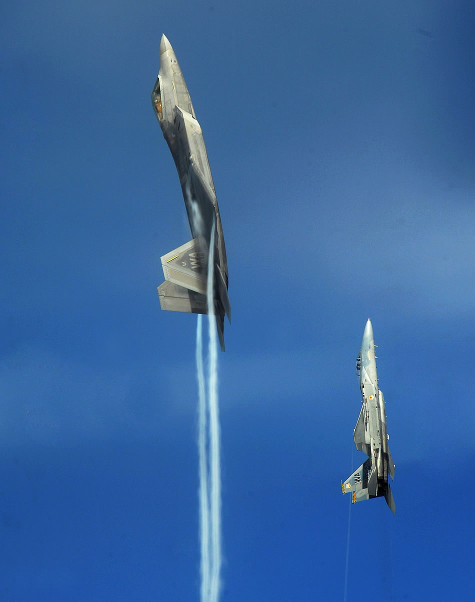
#> input picture tests/vertical.jpg, 950 x 1203 px (shown at 1/2 size)
$ python imagenes_archivo_con_blur.py   (older library calls are emulated)
#> lines starting #> are read from the running program, lines starting #| are printed output that depends on the picture
# -*- coding: utf-8 -*-
from PIL import ImageFilter
from PIL import Image
import base64
from io import BytesIO

# Imágenes obtenidas de una carpeta
# Formato predefinido para codificar las imagenes al vuelo. Cambiar a PNG o GIF solo si da problemas.
# Es independiente del formato en el que guardeis las imagenes.
FORMATO = 'JPEG'
FORMATO_RESULTADO = 'JPEG'

class imagen():
    def __init__(self, origen):
        '''
        Incializable con:
            - Ruta de un archivo
            - Imagen en base 64 directamente para operar al vuelo
            - Imagen de PIL directamente
        '''
#> called with origen = 'tests/vertical.jpg'
        if isinstance(origen, Image.Image):
            # Carga el origen directamente si ya es una imagen de PIL
            self.im = origen
        else:
            try:
                # Intenta cargarlo como base64
                buffer = BytesIO(base64.b64decode(origen))
                self.im = Image.open(buffer)
            except:
                # Si falla, intenta cargarlo como archivo
                self.im = Image.open(origen)
#> self.im is the input picture: PIL image 950x1203 RGB; mean R, G, B 56.8, 102.4, 159.6
            # En cualquier caso, convertir a raw RGB para evitar problemas de formato
            self.im = self.im.convert('RGB')

    def toBase64(self):
        '''Crea un buffer para simular un archivo en memoria, para hacer operaciones on the fly'''
        buffer = BytesIO()
        self.im.save(buffer, format=FORMATO)
        return base64.b64encode(buffer.getvalue())

    def resize(self, size):
        '''Redimensiona la imagen manteniendo la proporcion, y alineando la caja de redimensionado al centro'''
#> called with size = (760, 760)
        result = self.im.copy()

        img_ratio = result.size[0] / float(result.size[1])
#> img_ratio = 0.79
        ratio = size[0] / float(size[1])

        if ratio > img_ratio:
            result = result.resize((int(size[0]), int(size[0] * result.size[1] / result.size[0])),
                                   Image.ANTIALIAS)
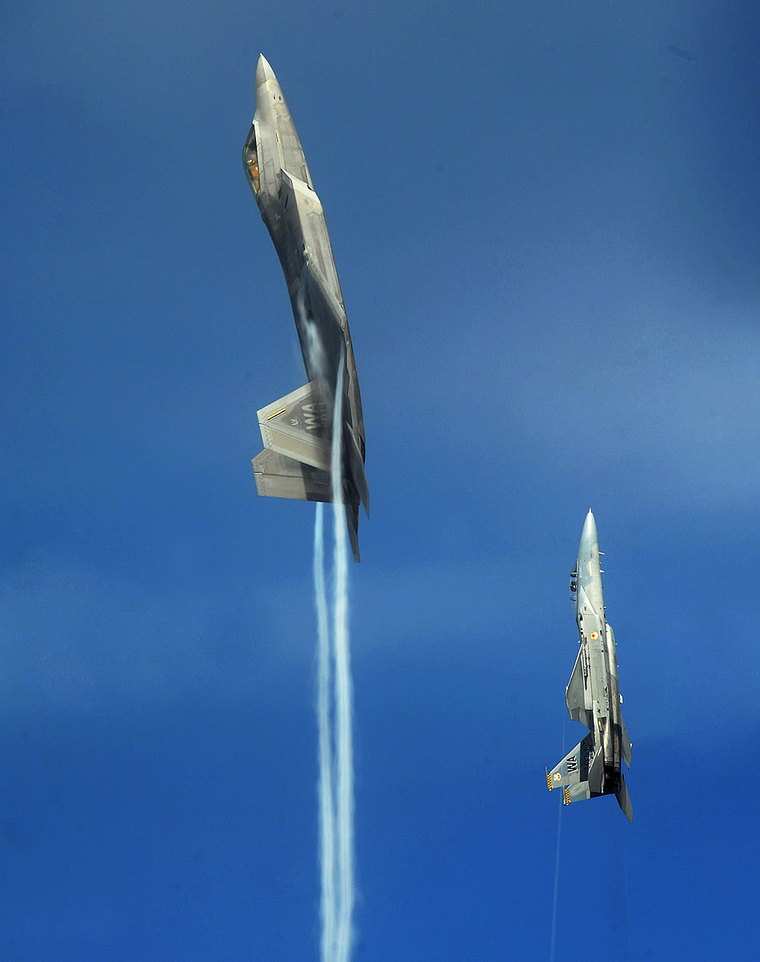
#> result: PIL image 760x962 RGB; mean R, G, B 56.8, 102.4, 159.6

            box = (0, int((result.size[1] - size[1]) / 2), int(result.size[0]), int((result.size[1] + size[1]) / 2))
#> box = (0, 101, 760, 861)
            result = result.crop(box)
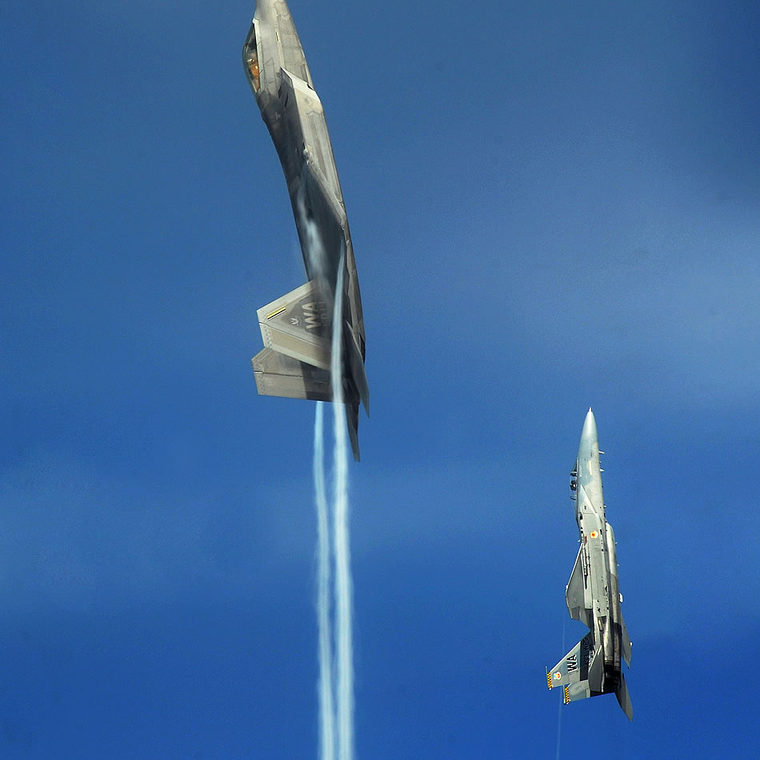
#> result: PIL image 760x760 RGB; mean R, G, B 59.5, 104.8, 160.3
        elif ratio < img_ratio:
            result = result.resize((int(size[1] * result.size[0] / result.size[1]), int(size[1])),
                                   Image.ANTIALIAS)

            box = (int((result.size[0] - size[0]) / 2), 0, int((result.size[0] + size[0]) / 2), int(result.size[1]))
            result = result.crop(box)
        else:
            result = result.resize((int(size[0]), int(size[1])),
                                   Image.ANTIALIAS)
        return imagen(result)

    def blur(self, power=2):
        '''Aplica un efecto blur de una determinada potencia'''
#> called with power = 3
        padding = 3
        for i in range(power):
            result = self.im.filter(ImageFilter.BLUR)
        result = result.crop((padding, padding, result.size[0] - padding, result.size[1] - padding))
#> result: PIL image 754x754 RGB
        result = result.resize(self.im.size, Image.ANTIALIAS)
#> result: PIL image 760x760 RGB
        return imagen(result)

    def show(self):
        self.im.show()

    def save(self):
        self.im.save('resultados_imagenes_archivo_con_blur/vertical2', FORMATO_RESULTADO)


if __name__ == "__main__":
    ### Primero inicializar un objeto imagen
    ### (ya sea con la ruta de un archivo, con los datos en base64, o con otra imagen de PIL.
    ### Cada metodo devuelve una nueva instancia de imagen. El objeto original no es modificado nunca para prevenir
    ### perdidas de calidad o problemas con las copias de memoria.


    # Cargar imagen original desde archivo
    i = imagen('tests/vertical.jpg')

    # Obtener imagen original como string base64
    s = i.toBase64()

    # Cargar imagen original desde string base64
    i2 = imagen(s)

    # Redimensionar imagen original
    i_redim = i.resize((760, 760))

    # Aplicar blur a la imagen modificada-borrosa
    i_blur = i_redim.blur(3)

    # Previsualizar la imagen modificada-borrosa
    i_blur.show()

    # Guardar la imagen modificada-borrosa
    i_blur.save()

    # Redimensionar a todos los tamanos deseados
    sizes = [
        (150, 150),
        (760, 760),
        (320, 320),
        (60, 60)
    ]
    for s in sizes:
        print(s, i.resize(s).toBase64())
#> this loop made 4 passes
#> pass 1, in resize (call 2), `result = result.crop(box)`:
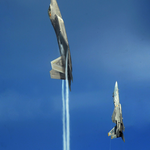
#> result: PIL image 150x150 RGB; mean R, G, B 59.5, 104.8, 160.2
